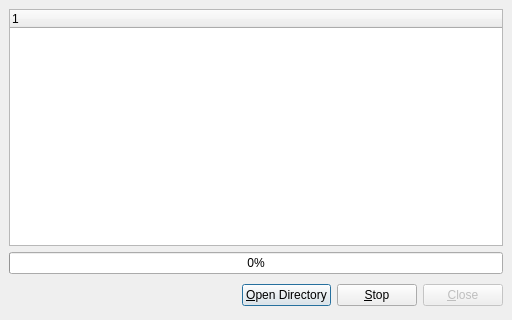
<ui version="4.0" >
 <author></author>
 <comment></comment>
 <exportmacro></exportmacro>
 <class>DownloadDialog</class>
 <widget class="QDialog" name="DownloadDialog" >
  <property name="geometry" >
   <rect>
    <x>0</x>
    <y>0</y>
    <width>512</width>
    <height>320</height>
   </rect>
  </property>
  <property name="windowTitle" >
   <string>Download Packages</string>
  </property>
  <layout class="QVBoxLayout" >
   <property name="margin" >
    <number>9</number>
   </property>
   <property name="spacing" >
    <number>6</number>
   </property>
   <item>
    <widget class="QTreeWidget" name="treeWidget" />
   </item>
   <item>
    <widget class="QProgressBar" name="progressBar" >
     <property name="value" >
      <number>0</number>
     </property>
     <property name="orientation" >
      <enum>Qt::Horizontal</enum>
     </property>
    </widget>
   </item>
   <item>
    <layout class="QHBoxLayout" >
     <property name="margin" >
      <number>0</number>
     </property>
     <property name="spacing" >
      <number>6</number>
     </property>
     <item>
      <spacer>
       <property name="orientation" >
        <enum>Qt::Horizontal</enum>
       </property>
       <property name="sizeHint" >
        <size>
         <width>131</width>
         <height>31</height>
        </size>
       </property>
      </spacer>
     </item>
     <item>
      <widget class="QPushButton" name="openDirButton" >
       <property name="text" >
        <string>&amp;Open Directory</string>
       </property>
      </widget>
     </item>
     <item>
      <widget class="QPushButton" name="stopButton" >
       <property name="text" >
        <string>&amp;Stop</string>
       </property>
       <property name="shortcut" >
        <string>Esc</string>
       </property>
      </widget>
     </item>
     <item>
      <widget class="QPushButton" name="closeButton" >
       <property name="enabled" >
        <bool>false</bool>
       </property>
       <property name="text" >
        <string>&amp;Close</string>
       </property>
      </widget>
     </item>
    </layout>
   </item>
  </layout>
 </widget>
 <pixmapfunction></pixmapfunction>
 <resources/>
 <connections>
  <connection>
   <sender>closeButton</sender>
   <signal>clicked()</signal>
   <receiver>DownloadDialog</receiver>
   <slot>reject()</slot>
   <hints>
    <hint type="sourcelabel" >
     <x>369</x>
     <y>253</y>
    </hint>
    <hint type="destinationlabel" >
     <x>179</x>
     <y>282</y>
    </hint>
   </hints>
  </connection>
 </connections>
</ui>
